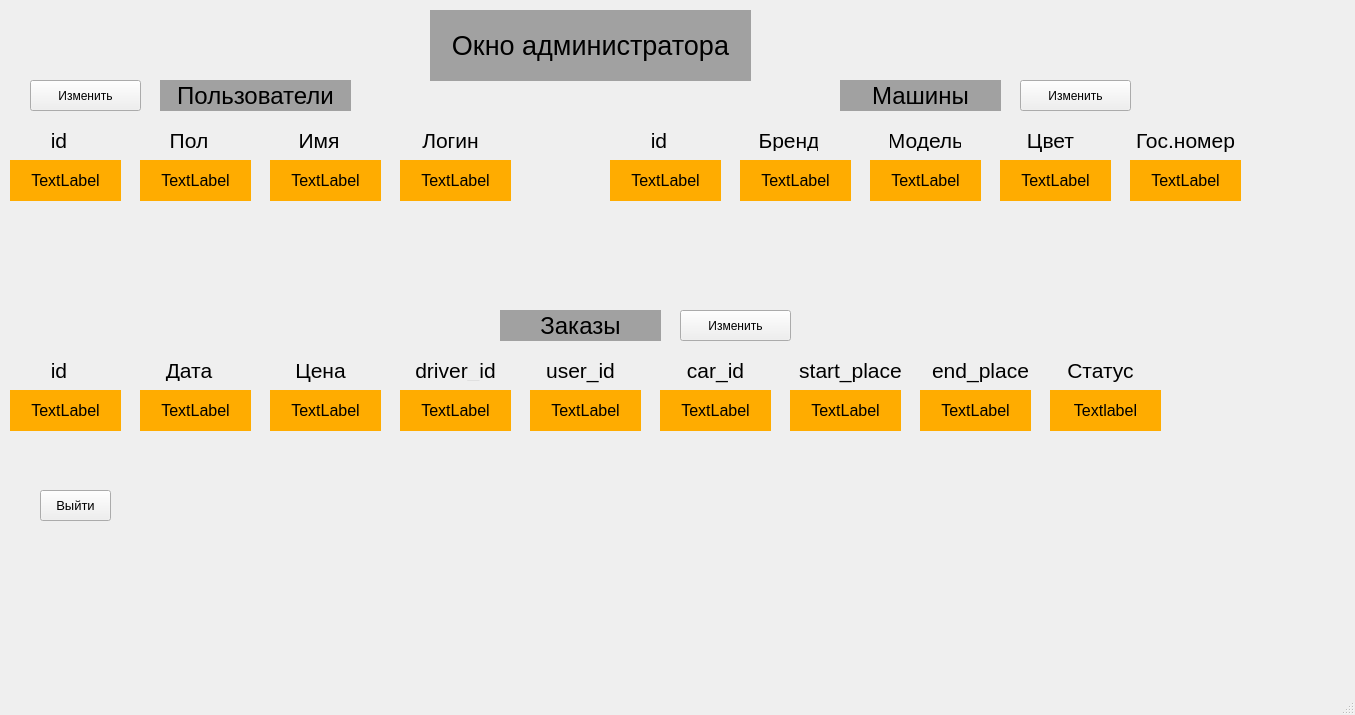
<?xml version="1.0" encoding="UTF-8"?>
<ui version="4.0">
 <class>MainWindow</class>
 <widget class="QMainWindow" name="MainWindow">
  <property name="geometry">
   <rect>
    <x>0</x>
    <y>0</y>
    <width>1355</width>
    <height>715</height>
   </rect>
  </property>
  <property name="windowTitle">
   <string>MainWindow</string>
  </property>
  <property name="toolTip">
   <string/>
  </property>
  <property name="statusTip">
   <string/>
  </property>
  <property name="whatsThis">
   <string/>
  </property>
  <property name="accessibleName">
   <string/>
  </property>
  <property name="accessibleDescription">
   <string/>
  </property>
  <property name="autoFillBackground">
   <bool>false</bool>
  </property>
  <property name="styleSheet">
   <string notr="true"/>
  </property>
  <property name="windowFilePath">
   <string/>
  </property>
  <widget class="QWidget" name="centralwidget">
   <widget class="QLabel" name="labelAdminWindow">
    <property name="geometry">
     <rect>
      <x>430</x>
      <y>10</y>
      <width>321</width>
      <height>71</height>
     </rect>
    </property>
    <property name="font">
     <font>
      <pointsize>20</pointsize>
     </font>
    </property>
    <property name="styleSheet">
     <string notr="true">background-color: rgb(161, 161, 161);</string>
    </property>
    <property name="text">
     <string>Окно администратора</string>
    </property>
    <property name="alignment">
     <set>Qt::AlignCenter</set>
    </property>
   </widget>
   <widget class="QLabel" name="idUserText">
    <property name="geometry">
     <rect>
      <x>30</x>
      <y>130</y>
      <width>58</width>
      <height>21</height>
     </rect>
    </property>
    <property name="font">
     <font>
      <pointsize>16</pointsize>
     </font>
    </property>
    <property name="text">
     <string>id</string>
    </property>
    <property name="alignment">
     <set>Qt::AlignCenter</set>
    </property>
   </widget>
   <widget class="QLabel" name="nameText">
    <property name="geometry">
     <rect>
      <x>290</x>
      <y>130</y>
      <width>58</width>
      <height>21</height>
     </rect>
    </property>
    <property name="font">
     <font>
      <pointsize>16</pointsize>
     </font>
    </property>
    <property name="text">
     <string>Имя</string>
    </property>
    <property name="alignment">
     <set>Qt::AlignCenter</set>
    </property>
   </widget>
   <widget class="QLabel" name="LoginText">
    <property name="geometry">
     <rect>
      <x>410</x>
      <y>120</y>
      <width>81</width>
      <height>41</height>
     </rect>
    </property>
    <property name="font">
     <font>
      <pointsize>16</pointsize>
     </font>
    </property>
    <property name="text">
     <string>Логин</string>
    </property>
    <property name="alignment">
     <set>Qt::AlignCenter</set>
    </property>
   </widget>
   <widget class="QLabel" name="genderText">
    <property name="geometry">
     <rect>
      <x>160</x>
      <y>130</y>
      <width>58</width>
      <height>21</height>
     </rect>
    </property>
    <property name="font">
     <font>
      <pointsize>16</pointsize>
     </font>
    </property>
    <property name="text">
     <string>Пол</string>
    </property>
    <property name="alignment">
     <set>Qt::AlignCenter</set>
    </property>
   </widget>
   <widget class="QPushButton" name="ExitButton">
    <property name="geometry">
     <rect>
      <x>40</x>
      <y>490</y>
      <width>71</width>
      <height>31</height>
     </rect>
    </property>
    <property name="font">
     <font>
      <pointsize>10</pointsize>
     </font>
    </property>
    <property name="text">
     <string>Выйти</string>
    </property>
   </widget>
   <widget class="QLabel" name="idLabel">
    <property name="geometry">
     <rect>
      <x>10</x>
      <y>160</y>
      <width>111</width>
      <height>41</height>
     </rect>
    </property>
    <property name="font">
     <font>
      <pointsize>12</pointsize>
     </font>
    </property>
    <property name="styleSheet">
     <string notr="true">background-color: rgb(255, 172, 0);</string>
    </property>
    <property name="text">
     <string>TextLabel</string>
    </property>
    <property name="alignment">
     <set>Qt::AlignCenter</set>
    </property>
   </widget>
   <widget class="QLabel" name="genderLabel">
    <property name="geometry">
     <rect>
      <x>140</x>
      <y>160</y>
      <width>111</width>
      <height>41</height>
     </rect>
    </property>
    <property name="font">
     <font>
      <pointsize>12</pointsize>
     </font>
    </property>
    <property name="styleSheet">
     <string notr="true">background-color: rgb(255, 172, 0);</string>
    </property>
    <property name="text">
     <string>TextLabel</string>
    </property>
    <property name="alignment">
     <set>Qt::AlignCenter</set>
    </property>
   </widget>
   <widget class="QLabel" name="nameLabel">
    <property name="geometry">
     <rect>
      <x>270</x>
      <y>160</y>
      <width>111</width>
      <height>41</height>
     </rect>
    </property>
    <property name="font">
     <font>
      <pointsize>12</pointsize>
     </font>
    </property>
    <property name="styleSheet">
     <string notr="true">background-color: rgb(255, 172, 0);</string>
    </property>
    <property name="text">
     <string>TextLabel</string>
    </property>
    <property name="alignment">
     <set>Qt::AlignCenter</set>
    </property>
   </widget>
   <widget class="QLabel" name="LoginLabel">
    <property name="geometry">
     <rect>
      <x>400</x>
      <y>160</y>
      <width>111</width>
      <height>41</height>
     </rect>
    </property>
    <property name="font">
     <font>
      <pointsize>12</pointsize>
     </font>
    </property>
    <property name="styleSheet">
     <string notr="true">background-color: rgb(255, 172, 0);</string>
    </property>
    <property name="text">
     <string>TextLabel</string>
    </property>
    <property name="alignment">
     <set>Qt::AlignCenter</set>
    </property>
   </widget>
   <widget class="QLabel" name="idCarLabel">
    <property name="geometry">
     <rect>
      <x>610</x>
      <y>160</y>
      <width>111</width>
      <height>41</height>
     </rect>
    </property>
    <property name="font">
     <font>
      <pointsize>12</pointsize>
     </font>
    </property>
    <property name="styleSheet">
     <string notr="true">background-color: rgb(255, 172, 0);</string>
    </property>
    <property name="text">
     <string>TextLabel</string>
    </property>
    <property name="alignment">
     <set>Qt::AlignCenter</set>
    </property>
   </widget>
   <widget class="QLabel" name="idCarText">
    <property name="geometry">
     <rect>
      <x>630</x>
      <y>130</y>
      <width>58</width>
      <height>21</height>
     </rect>
    </property>
    <property name="font">
     <font>
      <pointsize>16</pointsize>
     </font>
    </property>
    <property name="text">
     <string>id</string>
    </property>
    <property name="alignment">
     <set>Qt::AlignCenter</set>
    </property>
   </widget>
   <widget class="QLabel" name="modelLabel">
    <property name="geometry">
     <rect>
      <x>870</x>
      <y>160</y>
      <width>111</width>
      <height>41</height>
     </rect>
    </property>
    <property name="font">
     <font>
      <pointsize>12</pointsize>
     </font>
    </property>
    <property name="styleSheet">
     <string notr="true">background-color: rgb(255, 172, 0);</string>
    </property>
    <property name="text">
     <string>TextLabel</string>
    </property>
    <property name="alignment">
     <set>Qt::AlignCenter</set>
    </property>
   </widget>
   <widget class="QLabel" name="modelText">
    <property name="geometry">
     <rect>
      <x>890</x>
      <y>130</y>
      <width>71</width>
      <height>21</height>
     </rect>
    </property>
    <property name="font">
     <font>
      <pointsize>16</pointsize>
     </font>
    </property>
    <property name="text">
     <string>Модель</string>
    </property>
    <property name="alignment">
     <set>Qt::AlignCenter</set>
    </property>
   </widget>
   <widget class="QLabel" name="brandText">
    <property name="geometry">
     <rect>
      <x>760</x>
      <y>130</y>
      <width>58</width>
      <height>21</height>
     </rect>
    </property>
    <property name="font">
     <font>
      <pointsize>16</pointsize>
     </font>
    </property>
    <property name="text">
     <string>Бренд</string>
    </property>
    <property name="alignment">
     <set>Qt::AlignCenter</set>
    </property>
   </widget>
   <widget class="QLabel" name="colorLabel">
    <property name="geometry">
     <rect>
      <x>1000</x>
      <y>160</y>
      <width>111</width>
      <height>41</height>
     </rect>
    </property>
    <property name="font">
     <font>
      <pointsize>12</pointsize>
     </font>
    </property>
    <property name="styleSheet">
     <string notr="true">background-color: rgb(255, 172, 0);</string>
    </property>
    <property name="text">
     <string>TextLabel</string>
    </property>
    <property name="alignment">
     <set>Qt::AlignCenter</set>
    </property>
   </widget>
   <widget class="QLabel" name="brandLabel">
    <property name="geometry">
     <rect>
      <x>740</x>
      <y>160</y>
      <width>111</width>
      <height>41</height>
     </rect>
    </property>
    <property name="font">
     <font>
      <pointsize>12</pointsize>
     </font>
    </property>
    <property name="styleSheet">
     <string notr="true">background-color: rgb(255, 172, 0);</string>
    </property>
    <property name="text">
     <string>TextLabel</string>
    </property>
    <property name="alignment">
     <set>Qt::AlignCenter</set>
    </property>
   </widget>
   <widget class="QLabel" name="colorText">
    <property name="geometry">
     <rect>
      <x>1010</x>
      <y>120</y>
      <width>81</width>
      <height>41</height>
     </rect>
    </property>
    <property name="font">
     <font>
      <pointsize>16</pointsize>
     </font>
    </property>
    <property name="text">
     <string>Цвет</string>
    </property>
    <property name="alignment">
     <set>Qt::AlignCenter</set>
    </property>
   </widget>
   <widget class="QLabel" name="carNumberText">
    <property name="geometry">
     <rect>
      <x>1130</x>
      <y>120</y>
      <width>111</width>
      <height>41</height>
     </rect>
    </property>
    <property name="font">
     <font>
      <pointsize>16</pointsize>
     </font>
    </property>
    <property name="text">
     <string>Гос.номер</string>
    </property>
    <property name="alignment">
     <set>Qt::AlignCenter</set>
    </property>
   </widget>
   <widget class="QLabel" name="carNumberLabel">
    <property name="geometry">
     <rect>
      <x>1130</x>
      <y>160</y>
      <width>111</width>
      <height>41</height>
     </rect>
    </property>
    <property name="font">
     <font>
      <pointsize>12</pointsize>
     </font>
    </property>
    <property name="styleSheet">
     <string notr="true">background-color: rgb(255, 172, 0);</string>
    </property>
    <property name="text">
     <string>TextLabel</string>
    </property>
    <property name="alignment">
     <set>Qt::AlignCenter</set>
    </property>
   </widget>
   <widget class="QLabel" name="userIdText">
    <property name="geometry">
     <rect>
      <x>540</x>
      <y>350</y>
      <width>81</width>
      <height>41</height>
     </rect>
    </property>
    <property name="font">
     <font>
      <pointsize>16</pointsize>
     </font>
    </property>
    <property name="text">
     <string>user_id</string>
    </property>
    <property name="alignment">
     <set>Qt::AlignCenter</set>
    </property>
   </widget>
   <widget class="QLabel" name="driverIdLabel">
    <property name="geometry">
     <rect>
      <x>400</x>
      <y>390</y>
      <width>111</width>
      <height>41</height>
     </rect>
    </property>
    <property name="font">
     <font>
      <pointsize>12</pointsize>
     </font>
    </property>
    <property name="styleSheet">
     <string notr="true">background-color: rgb(255, 172, 0);</string>
    </property>
    <property name="text">
     <string>TextLabel</string>
    </property>
    <property name="alignment">
     <set>Qt::AlignCenter</set>
    </property>
   </widget>
   <widget class="QLabel" name="dataLabel">
    <property name="geometry">
     <rect>
      <x>140</x>
      <y>390</y>
      <width>111</width>
      <height>41</height>
     </rect>
    </property>
    <property name="font">
     <font>
      <pointsize>12</pointsize>
     </font>
    </property>
    <property name="styleSheet">
     <string notr="true">background-color: rgb(255, 172, 0);</string>
    </property>
    <property name="text">
     <string>TextLabel</string>
    </property>
    <property name="alignment">
     <set>Qt::AlignCenter</set>
    </property>
   </widget>
   <widget class="QLabel" name="userIdLabel">
    <property name="geometry">
     <rect>
      <x>530</x>
      <y>390</y>
      <width>111</width>
      <height>41</height>
     </rect>
    </property>
    <property name="font">
     <font>
      <pointsize>12</pointsize>
     </font>
    </property>
    <property name="styleSheet">
     <string notr="true">background-color: rgb(255, 172, 0);</string>
    </property>
    <property name="text">
     <string>TextLabel</string>
    </property>
    <property name="alignment">
     <set>Qt::AlignCenter</set>
    </property>
   </widget>
   <widget class="QLabel" name="idOrderLabel">
    <property name="geometry">
     <rect>
      <x>10</x>
      <y>390</y>
      <width>111</width>
      <height>41</height>
     </rect>
    </property>
    <property name="font">
     <font>
      <pointsize>12</pointsize>
     </font>
    </property>
    <property name="styleSheet">
     <string notr="true">background-color: rgb(255, 172, 0);</string>
    </property>
    <property name="text">
     <string>TextLabel</string>
    </property>
    <property name="alignment">
     <set>Qt::AlignCenter</set>
    </property>
   </widget>
   <widget class="QLabel" name="driverIdText">
    <property name="geometry">
     <rect>
      <x>400</x>
      <y>360</y>
      <width>111</width>
      <height>21</height>
     </rect>
    </property>
    <property name="font">
     <font>
      <pointsize>16</pointsize>
     </font>
    </property>
    <property name="text">
     <string>driver_id</string>
    </property>
    <property name="alignment">
     <set>Qt::AlignCenter</set>
    </property>
   </widget>
   <widget class="QLabel" name="carIdText">
    <property name="geometry">
     <rect>
      <x>660</x>
      <y>350</y>
      <width>111</width>
      <height>41</height>
     </rect>
    </property>
    <property name="font">
     <font>
      <pointsize>16</pointsize>
     </font>
    </property>
    <property name="layoutDirection">
     <enum>Qt::LeftToRight</enum>
    </property>
    <property name="text">
     <string>car_id</string>
    </property>
    <property name="alignment">
     <set>Qt::AlignCenter</set>
    </property>
   </widget>
   <widget class="QLabel" name="carIdLabel">
    <property name="geometry">
     <rect>
      <x>660</x>
      <y>390</y>
      <width>111</width>
      <height>41</height>
     </rect>
    </property>
    <property name="font">
     <font>
      <pointsize>12</pointsize>
     </font>
    </property>
    <property name="styleSheet">
     <string notr="true">background-color: rgb(255, 172, 0);</string>
    </property>
    <property name="text">
     <string>TextLabel</string>
    </property>
    <property name="alignment">
     <set>Qt::AlignCenter</set>
    </property>
   </widget>
   <widget class="QLabel" name="idOrderText">
    <property name="geometry">
     <rect>
      <x>30</x>
      <y>360</y>
      <width>58</width>
      <height>21</height>
     </rect>
    </property>
    <property name="font">
     <font>
      <pointsize>16</pointsize>
     </font>
    </property>
    <property name="text">
     <string>id</string>
    </property>
    <property name="alignment">
     <set>Qt::AlignCenter</set>
    </property>
   </widget>
   <widget class="QLabel" name="dataText">
    <property name="geometry">
     <rect>
      <x>160</x>
      <y>360</y>
      <width>58</width>
      <height>21</height>
     </rect>
    </property>
    <property name="font">
     <font>
      <pointsize>16</pointsize>
     </font>
    </property>
    <property name="text">
     <string>Дата</string>
    </property>
    <property name="alignment">
     <set>Qt::AlignCenter</set>
    </property>
   </widget>
   <widget class="QLabel" name="startPlaceText">
    <property name="geometry">
     <rect>
      <x>790</x>
      <y>350</y>
      <width>121</width>
      <height>41</height>
     </rect>
    </property>
    <property name="font">
     <font>
      <pointsize>16</pointsize>
     </font>
    </property>
    <property name="text">
     <string>start_place</string>
    </property>
    <property name="alignment">
     <set>Qt::AlignCenter</set>
    </property>
   </widget>
   <widget class="QLabel" name="startPlaceLabel">
    <property name="geometry">
     <rect>
      <x>790</x>
      <y>390</y>
      <width>111</width>
      <height>41</height>
     </rect>
    </property>
    <property name="font">
     <font>
      <pointsize>12</pointsize>
     </font>
    </property>
    <property name="styleSheet">
     <string notr="true">background-color: rgb(255, 172, 0);</string>
    </property>
    <property name="text">
     <string>TextLabel</string>
    </property>
    <property name="alignment">
     <set>Qt::AlignCenter</set>
    </property>
   </widget>
   <widget class="QLabel" name="endPlaceLabel">
    <property name="geometry">
     <rect>
      <x>920</x>
      <y>390</y>
      <width>111</width>
      <height>41</height>
     </rect>
    </property>
    <property name="font">
     <font>
      <pointsize>12</pointsize>
     </font>
    </property>
    <property name="styleSheet">
     <string notr="true">background-color: rgb(255, 172, 0);</string>
    </property>
    <property name="text">
     <string>TextLabel</string>
    </property>
    <property name="alignment">
     <set>Qt::AlignCenter</set>
    </property>
   </widget>
   <widget class="QLabel" name="endPlaceText">
    <property name="geometry">
     <rect>
      <x>920</x>
      <y>350</y>
      <width>121</width>
      <height>41</height>
     </rect>
    </property>
    <property name="font">
     <font>
      <pointsize>16</pointsize>
     </font>
    </property>
    <property name="text">
     <string>end_place</string>
    </property>
    <property name="alignment">
     <set>Qt::AlignCenter</set>
    </property>
   </widget>
   <widget class="QLabel" name="priceText">
    <property name="geometry">
     <rect>
      <x>260</x>
      <y>350</y>
      <width>121</width>
      <height>41</height>
     </rect>
    </property>
    <property name="font">
     <font>
      <pointsize>16</pointsize>
     </font>
    </property>
    <property name="text">
     <string>Цена</string>
    </property>
    <property name="alignment">
     <set>Qt::AlignCenter</set>
    </property>
   </widget>
   <widget class="QLabel" name="priceLabel">
    <property name="geometry">
     <rect>
      <x>270</x>
      <y>390</y>
      <width>111</width>
      <height>41</height>
     </rect>
    </property>
    <property name="font">
     <font>
      <pointsize>12</pointsize>
     </font>
    </property>
    <property name="styleSheet">
     <string notr="true">background-color: rgb(255, 172, 0);</string>
    </property>
    <property name="text">
     <string>TextLabel</string>
    </property>
    <property name="alignment">
     <set>Qt::AlignCenter</set>
    </property>
   </widget>
   <widget class="QLabel" name="UsersLabel">
    <property name="geometry">
     <rect>
      <x>160</x>
      <y>80</y>
      <width>191</width>
      <height>31</height>
     </rect>
    </property>
    <property name="font">
     <font>
      <pointsize>18</pointsize>
     </font>
    </property>
    <property name="styleSheet">
     <string notr="true">background-color: rgb(161, 161, 161);</string>
    </property>
    <property name="text">
     <string>Пользователи</string>
    </property>
    <property name="alignment">
     <set>Qt::AlignCenter</set>
    </property>
   </widget>
   <widget class="QLabel" name="CarsLabel">
    <property name="geometry">
     <rect>
      <x>840</x>
      <y>80</y>
      <width>161</width>
      <height>31</height>
     </rect>
    </property>
    <property name="font">
     <font>
      <pointsize>18</pointsize>
     </font>
    </property>
    <property name="styleSheet">
     <string notr="true">background-color: rgb(161, 161, 161);</string>
    </property>
    <property name="text">
     <string>Машины</string>
    </property>
    <property name="alignment">
     <set>Qt::AlignCenter</set>
    </property>
   </widget>
   <widget class="QLabel" name="OrdersLabel">
    <property name="geometry">
     <rect>
      <x>500</x>
      <y>310</y>
      <width>161</width>
      <height>31</height>
     </rect>
    </property>
    <property name="font">
     <font>
      <pointsize>18</pointsize>
     </font>
    </property>
    <property name="styleSheet">
     <string notr="true">background-color: rgb(161, 161, 161);</string>
    </property>
    <property name="text">
     <string>Заказы</string>
    </property>
    <property name="alignment">
     <set>Qt::AlignCenter</set>
    </property>
   </widget>
   <widget class="QLabel" name="statusText">
    <property name="geometry">
     <rect>
      <x>1040</x>
      <y>350</y>
      <width>121</width>
      <height>41</height>
     </rect>
    </property>
    <property name="font">
     <font>
      <pointsize>16</pointsize>
     </font>
    </property>
    <property name="text">
     <string>Статус</string>
    </property>
    <property name="alignment">
     <set>Qt::AlignCenter</set>
    </property>
   </widget>
   <widget class="QLabel" name="statusLabel">
    <property name="geometry">
     <rect>
      <x>1050</x>
      <y>390</y>
      <width>111</width>
      <height>41</height>
     </rect>
    </property>
    <property name="font">
     <font>
      <pointsize>12</pointsize>
     </font>
    </property>
    <property name="styleSheet">
     <string notr="true">background-color: rgb(255, 172, 0);</string>
    </property>
    <property name="text">
     <string>Textlabel</string>
    </property>
    <property name="alignment">
     <set>Qt::AlignCenter</set>
    </property>
   </widget>
   <widget class="QPushButton" name="pushButton_3">
    <property name="geometry">
     <rect>
      <x>30</x>
      <y>80</y>
      <width>111</width>
      <height>31</height>
     </rect>
    </property>
    <property name="text">
     <string>Изменить</string>
    </property>
   </widget>
   <widget class="QPushButton" name="pushButton_4">
    <property name="geometry">
     <rect>
      <x>1020</x>
      <y>80</y>
      <width>111</width>
      <height>31</height>
     </rect>
    </property>
    <property name="text">
     <string>Изменить</string>
    </property>
   </widget>
   <widget class="QPushButton" name="pushButton_5">
    <property name="geometry">
     <rect>
      <x>680</x>
      <y>310</y>
      <width>111</width>
      <height>31</height>
     </rect>
    </property>
    <property name="text">
     <string>Изменить</string>
    </property>
   </widget>
  </widget>
  <widget class="QMenuBar" name="menubar">
   <property name="geometry">
    <rect>
     <x>0</x>
     <y>0</y>
     <width>1355</width>
     <height>22</height>
    </rect>
   </property>
  </widget>
  <widget class="QStatusBar" name="statusbar"/>
 </widget>
 <resources/>
 <connections/>
</ui>
